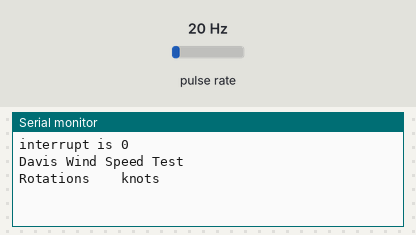
Recording of a sketch running on a simulated Arduino Uno, built with avr-gcc and run on an emulated ATmega328P. Shown: the last lines printed to the serial monitor. Wiring (inferred from the names in the program): pulse sensor: data pin 2. Inputs (shaded band) come from the test bench; at power-on: pulse rate 20 Hz.

Above: at 1.2 s.
1.3 s: pulse rate (sensor on pin 2) set to 4 Hz
At 4.0 s:
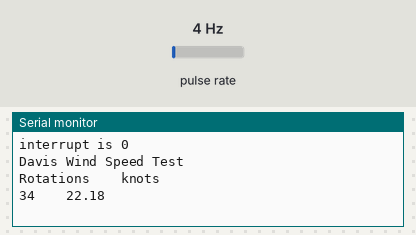
4.3 s: pulse rate (sensor on pin 2) set to 50 Hz
At 6.4 s:
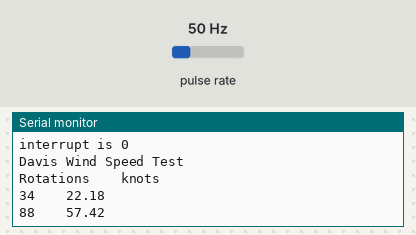

The sketch:

wind_speed.ino
```cpp
#include <math.h>

#define windSpeedPin (2) // D2 pin is connected to the wind speed reed switch (one pulse per revolution)
// #define windInterrupt (0)

volatile unsigned long rotations; // cup rotation counter used in interrupt routine
volatile unsigned long contactBounceTime; // Timer to avoid contact bounce in interrupt routine

float windSpeed_kts;    // wind speed in knots

void setup() {
  Serial.begin(9600);

  pinMode(windSpeedPin, INPUT);
  Serial.print("interrupt is ");
  Serial.println(digitalPinToInterrupt(windSpeedPin));
 // Serial.println(windInterrupt);
  //  attachInterrupt(digitalPinToInterrupt(rainGaugePin), isr_bucket_tip, FALLING);
  attachInterrupt(digitalPinToInterrupt(windSpeedPin), isr_rotation, FALLING);

  Serial.println("Davis Wind Speed Test");
  Serial.println("Rotations\t\tknots");

}

void loop() {
  rotations = 0;
  sei(); // Enables interrupts
  delay (3000); // Wait 10 seconds
  cli(); // Disable interrupts

  // convert to mp/h using the formula V=P(2.25/T)
  // V_mph = P(2.25/3) = P * 0.75
  // V_kts = P(2.25/3) = P * 0.75 * 0.87 = P * 0.6525
  //

  windSpeed_kts = rotations * 0.6525;

  Serial.print(rotations);
  Serial.print("\t\t");
  Serial.println(windSpeed_kts);

}

// This is the function that the interrupt calls on each rotation of the anonometer
void isr_rotation () {

  if ((millis() - contactBounceTime) > 15 ) { // debounce the switch contact.
    rotations++;
    contactBounceTime = millis();
  }

}
```

Measured:
- after the input at 1.3 s, the serial monitor: prints a new line after 1.7 s (image 1)
- after the input at 4.3 s, the serial monitor: prints a new line after 1.7 s (image 2)
